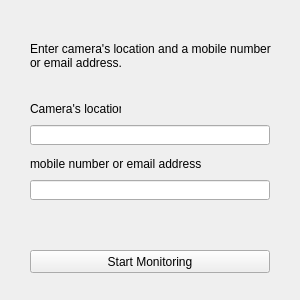
<?xml version="1.0" encoding="UTF-8"?>
<ui version="4.0">
 <class>MainWindow</class>
 <widget class="QMainWindow" name="MainWindow">
  <property name="geometry">
   <rect>
    <x>0</x>
    <y>0</y>
    <width>300</width>
    <height>300</height>
   </rect>
  </property>
  <property name="minimumSize">
   <size>
    <width>300</width>
    <height>300</height>
   </size>
  </property>
  <property name="maximumSize">
   <size>
    <width>300</width>
    <height>300</height>
   </size>
  </property>
  <property name="windowTitle">
   <string>Weapon Detection</string>
  </property>
  <widget class="QWidget" name="centralwidget">
   <widget class="QLabel" name="label">
    <property name="geometry">
     <rect>
      <x>30</x>
      <y>20</y>
      <width>241</width>
      <height>71</height>
     </rect>
    </property>
    <property name="text">
     <string>Enter camera's location and a mobile number or email address.</string>
    </property>
    <property name="wordWrap">
     <bool>true</bool>
    </property>
   </widget>
   <widget class="QLabel" name="label_2">
    <property name="geometry">
     <rect>
      <x>30</x>
      <y>101</y>
      <width>91</width>
      <height>16</height>
     </rect>
    </property>
    <property name="text">
     <string>Camera's location:</string>
    </property>
   </widget>
   <widget class="QLabel" name="label_3">
    <property name="geometry">
     <rect>
      <x>30</x>
      <y>156</y>
      <width>171</width>
      <height>16</height>
     </rect>
    </property>
    <property name="text">
     <string>mobile number or email address:</string>
    </property>
   </widget>
   <widget class="QPushButton" name="pushButton">
    <property name="geometry">
     <rect>
      <x>30</x>
      <y>250</y>
      <width>240</width>
      <height>23</height>
     </rect>
    </property>
    <property name="text">
     <string>Start Monitoring</string>
    </property>
   </widget>
   <widget class="QLineEdit" name="location_input">
    <property name="geometry">
     <rect>
      <x>30</x>
      <y>125</y>
      <width>240</width>
      <height>20</height>
     </rect>
    </property>
   </widget>
   <widget class="QLineEdit" name="sendTo_input">
    <property name="geometry">
     <rect>
      <x>30</x>
      <y>180</y>
      <width>240</width>
      <height>20</height>
     </rect>
    </property>
   </widget>
  </widget>
 </widget>
 <resources/>
 <connections/>
</ui>
